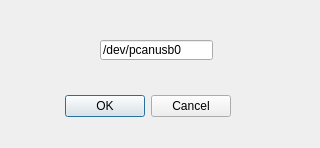
<?xml version="1.0" encoding="UTF-8"?>
<ui version="4.0">
 <class>QDevDialog</class>
 <widget class="QDialog" name="QDevDialog">
  <property name="geometry">
   <rect>
    <x>0</x>
    <y>0</y>
    <width>320</width>
    <height>148</height>
   </rect>
  </property>
  <property name="windowTitle">
   <string>Dialog</string>
  </property>
  <widget class="QDialogButtonBox" name="buttonBox">
   <property name="geometry">
    <rect>
     <x>60</x>
     <y>90</y>
     <width>171</width>
     <height>32</height>
    </rect>
   </property>
   <property name="orientation">
    <enum>Qt::Horizontal</enum>
   </property>
   <property name="standardButtons">
    <set>QDialogButtonBox::Cancel|QDialogButtonBox::Ok</set>
   </property>
  </widget>
  <widget class="QDevDialog" name="lineEdit">
   <property name="geometry">
    <rect>
     <x>100</x>
     <y>40</y>
     <width>113</width>
     <height>20</height>
    </rect>
   </property>
   <property name="text">
    <string>/dev/pcanusb0</string>
   </property>
  </widget>
 </widget>
 <customwidgets>
  <customwidget>
   <class>QDevDialog</class>
   <extends>QLineEdit</extends>
   <header>qdevdialog.h</header>
  </customwidget>
 </customwidgets>
 <resources/>
 <connections>
  <connection>
   <sender>buttonBox</sender>
   <signal>accepted()</signal>
   <receiver>QDevDialog</receiver>
   <slot>accept()</slot>
   <hints>
    <hint type="sourcelabel">
     <x>248</x>
     <y>254</y>
    </hint>
    <hint type="destinationlabel">
     <x>157</x>
     <y>274</y>
    </hint>
   </hints>
  </connection>
  <connection>
   <sender>buttonBox</sender>
   <signal>rejected()</signal>
   <receiver>QDevDialog</receiver>
   <slot>reject()</slot>
   <hints>
    <hint type="sourcelabel">
     <x>316</x>
     <y>260</y>
    </hint>
    <hint type="destinationlabel">
     <x>286</x>
     <y>274</y>
    </hint>
   </hints>
  </connection>
 </connections>
</ui>
